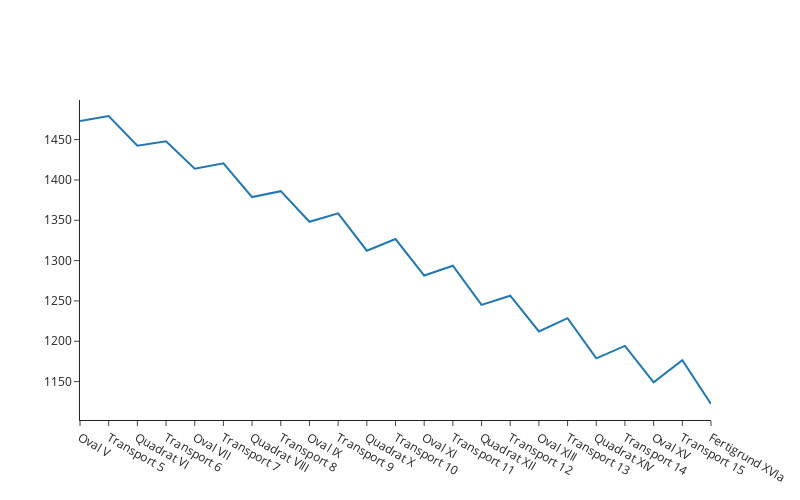

Notebook cell for this chart:
### Markdown cell above
Nun nutzen wir das Plot-Paket `plotly` um unsere Ergebnisse in einem Diagramm anzuzeigen. Es können auch andere Titelnamen gewählt werden aus der vorherigen Tabelle. Dazu ist der Text nach `y=df[` zu ersetzen.

### Code cell
fig = go.Figure()
fig.add_trace(go.Scatter(x=df["label"], y=df["in_profile_temperature"], name="temperature_in"))
fig.update_layout(width=800, height=500)
fig.show()

### Figure 1 — Plotly figure (JSON) as saved in the notebook; plotly's stock layout.template omitted (floating-point values rounded to 4 significant figures)
{"data": [{"name": "temperature_in", "x": ["Oval V", "Transport 5", "Quadrat VI", "Transport 6", "Oval VII", "Transport 7", "Quadrat VIII", "Transport 8", "Oval IX", "Transport 9", "Quadrat X", "Transport 10", "Oval XI", "Transport 11", "Quadrat XII", "Transport 12", "Oval XIII", "Transport 13", "Quadrat XIV", "Transport 14", "Oval XV", "Transport 15", "Fertigrund XVIa"], "y": [1473.0, 1479.0, 1443.0, 1448.0, 1414.0, 1421.0, 1379.0, 1386.0, 1348.0, 1359.0, 1312.0, 1327.0, 1281.0, 1294.0, 1245.0, 1256.0, 1212.0, 1229.0, 1179.0, 1194.0, 1149.0, 1177.0, 1122.0], "type": "scatter"}], "layout": {"width": 800, "height": 500}}
